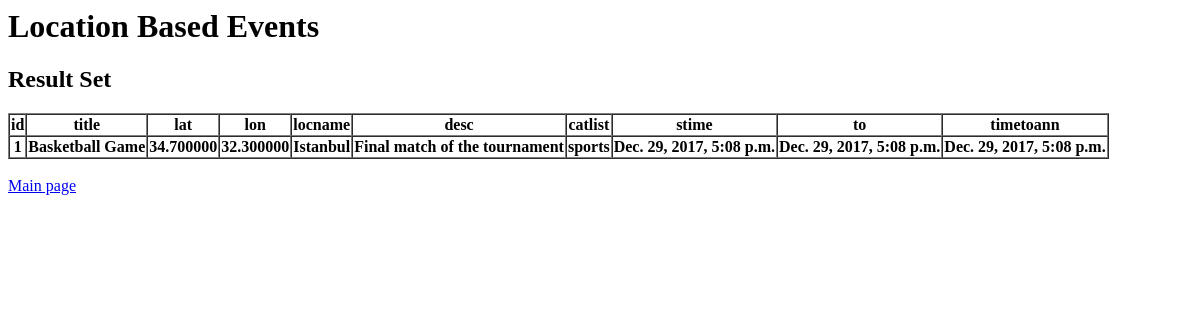
The page /lbevents/queryResult/1 on the database as committed earlier.
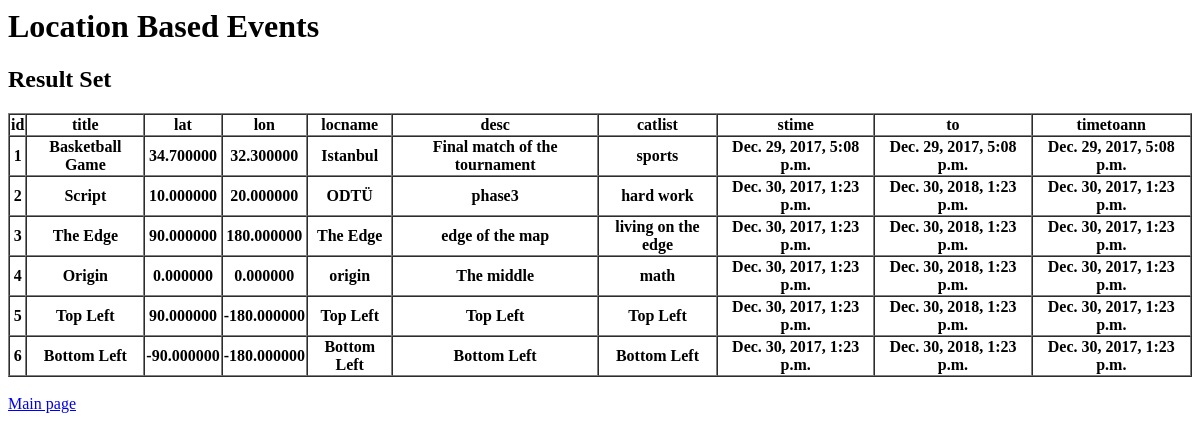
The same page on the database as committed later.
### lbevents/models.py (models this page shows, shortened)
class Event(models.Model):
	lon = models.DecimalField(max_digits=9, decimal_places=6)
	lat = models.DecimalField(max_digits=9, decimal_places=6)
	locname = models.CharField(max_length=256)
	title = models.CharField(max_length=256)
	desc = models.CharField(max_length=256)
	catlist = models.CharField(max_length=256) # catlist is not a list but a string
	stime = models.DateTimeField()
	to = models.DateTimeField()
	timetoann = models.DateTimeField()
	Map = models.ForeignKey(EventMap, on_delete=models.CASCADE)

### lbevents/views.py (the view)
# urls.py: path('queryResult/<int:mapid>', views.searchAdvanced, name='search'),
def searchAdvanced(request, mapid = None):
	m = get_object_or_404(EventMap, pk=mapid)
	events = m.event_set.all()
	try:
		rect = request.session['rectangle']
	except KeyError:
		rect = None
	try:
		stime = request.session['stime']
		to = request.session['to']
	except KeyError:
		stime = None
		to = None
	try:
		cat = request.session['category']
	except KeyError:
		cat = None
	try:
		text = request.session['text']
	except KeyError:
		text = None
	if rect != None:
		events = events.filter(lat__lte=rect[0], lat__gte=rect[2], lon__gte=rect[1], lon__lte=rect[3])
	if stime != None and to !=None:
		events = events.filter(to__gte=stime, stime__lte=to)
	if cat != None:
		events = events.filter(catlist__icontains=cat)
	if text != None:
		events = events.filter(Q(title__icontains=text) | Q(desc__icontains=text))
	return render(request, 'queryResult.html', {'events':events})

### lbevents/templates/queryResult.html
{% extends "base.html" %}
{% block "body" %}
<h2> Result Set </h2>
<table border="1" cellspacing="0">
	<tr><th>id</th><th>title</th><th>lat</th><th>lon</th><th>locname</th><th>desc</th><th>catlist</th><th>stime</th><th>to</th><th>timetoann</th></tr>
	{% for e in events %}
	<tr><th>{{e.id}}</th><th>{{e.title}}</th><th>{{e.lat}}</th><th>{{e.lon}}</th><th>{{e.locname}}</th><th>{{e.desc}}</th><th>{{e.catlist}}</th><th>{{e.stime}}</th><th>{{e.to}}</th><th>{{e.timetoann}}</th></tr>
	{% endfor %}
</table>
{% endblock %}

### lbevents/templates/base.html
<html>
    <body>
        <h1> Location Based Events </h1>
            <div>
            {% block "body" %}
            {% endblock %}
            <br></div>
        <a href="{% url 'index' %}">Main page</a>
    </body>
</html>

Rows that differ between the two databases and show on the page:
added Event: id "2", title "Script", lat "10.000000", lon "20.000000", locname "ODTÜ", desc "phase3", catlist "hard work", stime "Dec. 30, 2017, 1:23 p.m.", to "Dec. 30, 2018, 1:23 p.m.", timetoann "Dec. 30, 2017, 1:23 p.m."
added Event: id "3", title "The Edge", lat "90.000000", lon "180.000000", locname "The Edge", desc "edge of the map", catlist "living on the edge", stime "Dec. 30, 2017, 1:23 p.m.", to "Dec. 30, 2018, 1:23 p.m.", timetoann "Dec. 30, 2017, 1:23 p.m."
added Event: id "4", title "Origin", lat "0.000000", lon "0.000000", locname "origin", desc "The middle", catlist "math", stime "Dec. 30, 2017, 1:23 p.m.", to "Dec. 30, 2018, 1:23 p.m.", timetoann "Dec. 30, 2017, 1:23 p.m."
added Event: id "5", title "Top Left", lat "90.000000", lon "-180.000000", locname "Top Left", desc "Top Left", catlist "Top Left", stime "Dec. 30, 2017, 1:23 p.m.", to "Dec. 30, 2018, 1:23 p.m.", timetoann "Dec. 30, 2017, 1:23 p.m."
added Event: id "6", title "Bottom Left", lat "-90.000000", lon "-180.000000", locname "Bottom Left", desc "Bottom Left", catlist "Bottom Left", stime "Dec. 30, 2017, 1:23 p.m.", to "Dec. 30, 2018, 1:23 p.m.", timetoann "Dec. 30, 2017, 1:23 p.m."
